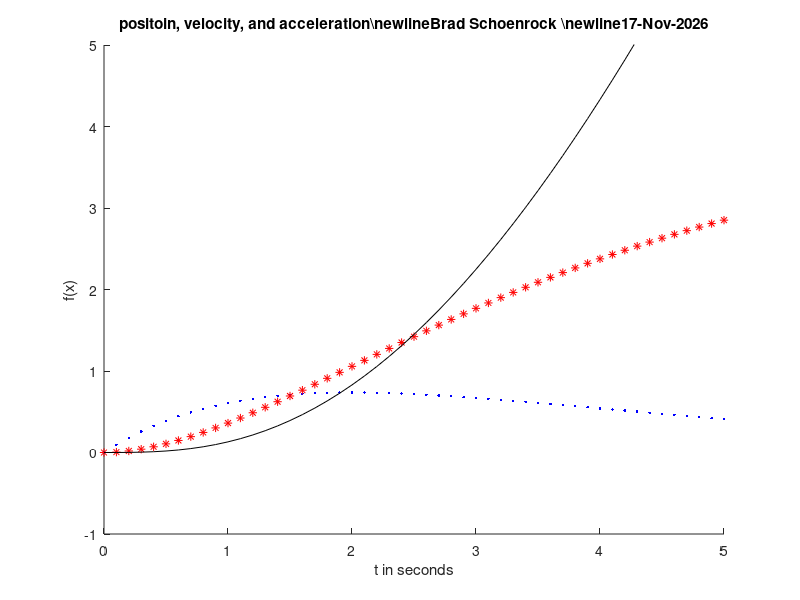

This figure's MATLAB source: (Note: this script raises an error after producing the figure.)
%this program plots a function and it's derivitive
%version 2008-01-17 B.S.

clear all;
%clears everything for good measure


x=(0:.1:10)';
%defines a few variables to use

f1=x.*exp(-x/2);
%this is the acceleration function

f2=-2*x.*exp(-x/2)-4.*exp(-x/2)+4;
%the velocity function

f3=8.*exp(-x/2).*(x/2+2)+8*x/2-8*2;
%the position function

figure;
hold on;

ttla=('positoin, velocity, and acceleration');
tt2='Brad Schoenrock ';
tta=[ttla,'\newline',tt2,'\newline',date];
title(tta)
xlabel('t in seconds');
ylabel('f(x)');
axis([0  5  -1 5]);
%sets up graph

plot(x,f1,'b.');
plot(x,f2,'r*');
plot(x,f3,'black-');
legend('acceleration','velocity','position',2);

hold off
